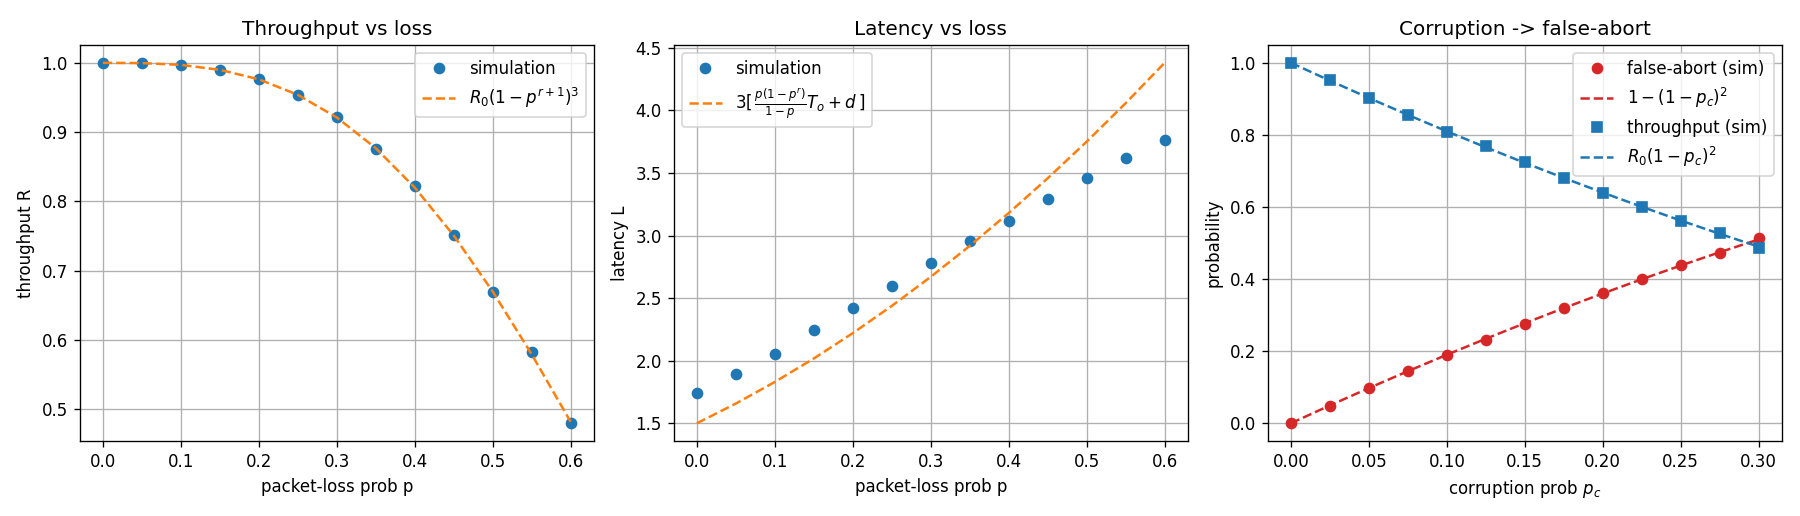

This chart was generated by the following Python code:
#!/usr/bin/env python3
"""06 - QSDC classical coordination channel (pure NumPy, runnable now).

Instead of a plain AWGN channel (example 02), this models the *classical*
coordination channel that a DL04-style QSDC session depends on, and reproduces the
analytical model from Nathalie's paper:

  Session structure: N_c = 3 legs (Bob->Alice->Bob).
  Per leg the control packet is lost with prob p and retransmitted up to r times.

  Throughput:   R(p)  = R0 * (1 - p^(r+1))^3
  Latency:      L(p)  = 3 * [ p*(1 - p^r)/(1 - p) * To + d ]
  Corruption / false-abort (undetected-vs-abort), two checks:
                F(pc) = 1 - (1 - pc)^2       (prob a session falsely aborts)
                R(pc) = R0 * (1 - pc)^2      (surviving throughput)

We Monte-Carlo the channel and overlay the closed forms. Dashed = analytical.
"""
import sys
try:
    sys.stdout.reconfigure(encoding="utf-8")
except Exception:
    pass
import os
import numpy as np
import matplotlib
matplotlib.use("Agg")
import matplotlib.pyplot as plt

HERE = os.path.dirname(os.path.abspath(__file__))
rng = np.random.default_rng(2025)

# ---- parameters ----
R0   = 1.0        # normalized ideal throughput
Nc   = 3          # legs per session (DL04 two-leg -> 3 control exchanges)
r    = 2          # max retransmissions per leg
To   = 1.0        # timeout cost per failed attempt (normalized time units)
d    = 0.5        # base per-leg delay
jit  = 0.1        # jitter std-dev (half-normal-ish)
N    = 40_000     # Monte-Carlo sessions per point
p_grid  = np.linspace(0.0, 0.6, 13)
pc_grid = np.linspace(0.0, 0.3, 13)

def sim_leg_loss(p):
    """Return (success:bool, n_failed_attempts:int) for one leg with up to r retx."""
    failed = 0
    for attempt in range(r + 1):
        if rng.random() > p:          # delivered
            return True, failed
        failed += 1
    return False, failed              # all r+1 attempts lost -> leg fails

# ---- Monte-Carlo: throughput & latency vs packet loss p ----
R_sim, L_sim = [], []
for p in p_grid:
    ok = 0
    lat_acc = []
    for _ in range(N):
        legs_ok = True
        t = 0.0
        for _leg in range(Nc):
            s, nf = sim_leg_loss(p)
            t += nf * To + d + abs(rng.normal(0, jit))
            if not s:
                legs_ok = False
        if legs_ok:
            ok += 1
            lat_acc.append(t)
    R_sim.append(R0 * ok / N)
    L_sim.append(np.mean(lat_acc) if lat_acc else np.nan)
R_sim = np.array(R_sim); L_sim = np.array(L_sim)

# ---- analytical closed forms ----
R_an = R0 * (1 - p_grid**(r + 1))**Nc
with np.errstate(divide="ignore", invalid="ignore"):
    retx_mean = np.where(p_grid < 1, p_grid * (1 - p_grid**r) / (1 - p_grid), r)
retx_mean = np.nan_to_num(retx_mean, nan=r)
L_an = Nc * (retx_mean * To + d)

# ---- corruption / false-abort ----
F_sim, Rc_sim = [], []
for pc in pc_grid:
    checks_pass = (rng.random((N, 2)) > pc).all(axis=1)   # both integrity checks pass
    Rc_sim.append(R0 * checks_pass.mean())
    F_sim.append(1 - checks_pass.mean())
F_sim = np.array(F_sim); Rc_sim = np.array(Rc_sim)
F_an  = 1 - (1 - pc_grid)**2
Rc_an = R0 * (1 - pc_grid)**2

# ---- report ----
print("p      R_sim   R_analytic    L_sim   L_analytic")
for i, p in enumerate(p_grid):
    print(f"{p:4.2f}   {R_sim[i]:5.3f}    {R_an[i]:5.3f}      "
          f"{L_sim[i]:5.2f}    {L_an[i]:5.2f}")
err = np.nanmax(np.abs(R_sim - R_an))
print(f"\nMax |R_sim - R_analytic| = {err:.3f}  (should be small -> model validated)")

# ---- plots ----
fig, ax = plt.subplots(1, 3, figsize=(15, 4.3))
ax[0].plot(p_grid, R_sim, "o", label="simulation")
ax[0].plot(p_grid, R_an, "--", label=r"$R_0(1-p^{r+1})^3$")
ax[0].set_xlabel("packet-loss prob p"); ax[0].set_ylabel("throughput R")
ax[0].set_title("Throughput vs loss"); ax[0].legend(); ax[0].grid(True)

ax[1].plot(p_grid, L_sim, "o", label="simulation")
ax[1].plot(p_grid, L_an, "--", label=r"$3[\,\frac{p(1-p^r)}{1-p}T_o + d\,]$")
ax[1].set_xlabel("packet-loss prob p"); ax[1].set_ylabel("latency L")
ax[1].set_title("Latency vs loss"); ax[1].legend(); ax[1].grid(True)

ax[2].plot(pc_grid, F_sim, "o", color="C3", label="false-abort (sim)")
ax[2].plot(pc_grid, F_an, "--", color="C3", label=r"$1-(1-p_c)^2$")
ax[2].plot(pc_grid, Rc_sim, "s", color="C0", label="throughput (sim)")
ax[2].plot(pc_grid, Rc_an, "--", color="C0", label=r"$R_0(1-p_c)^2$")
ax[2].set_xlabel("corruption prob $p_c$"); ax[2].set_ylabel("probability")
ax[2].set_title("Corruption -> false-abort"); ax[2].legend(); ax[2].grid(True)

fig.tight_layout()
out = os.path.join(HERE, "qsdc_channel_sim.png")
fig.savefig(out, dpi=120)
print("Saved plot to", out)
